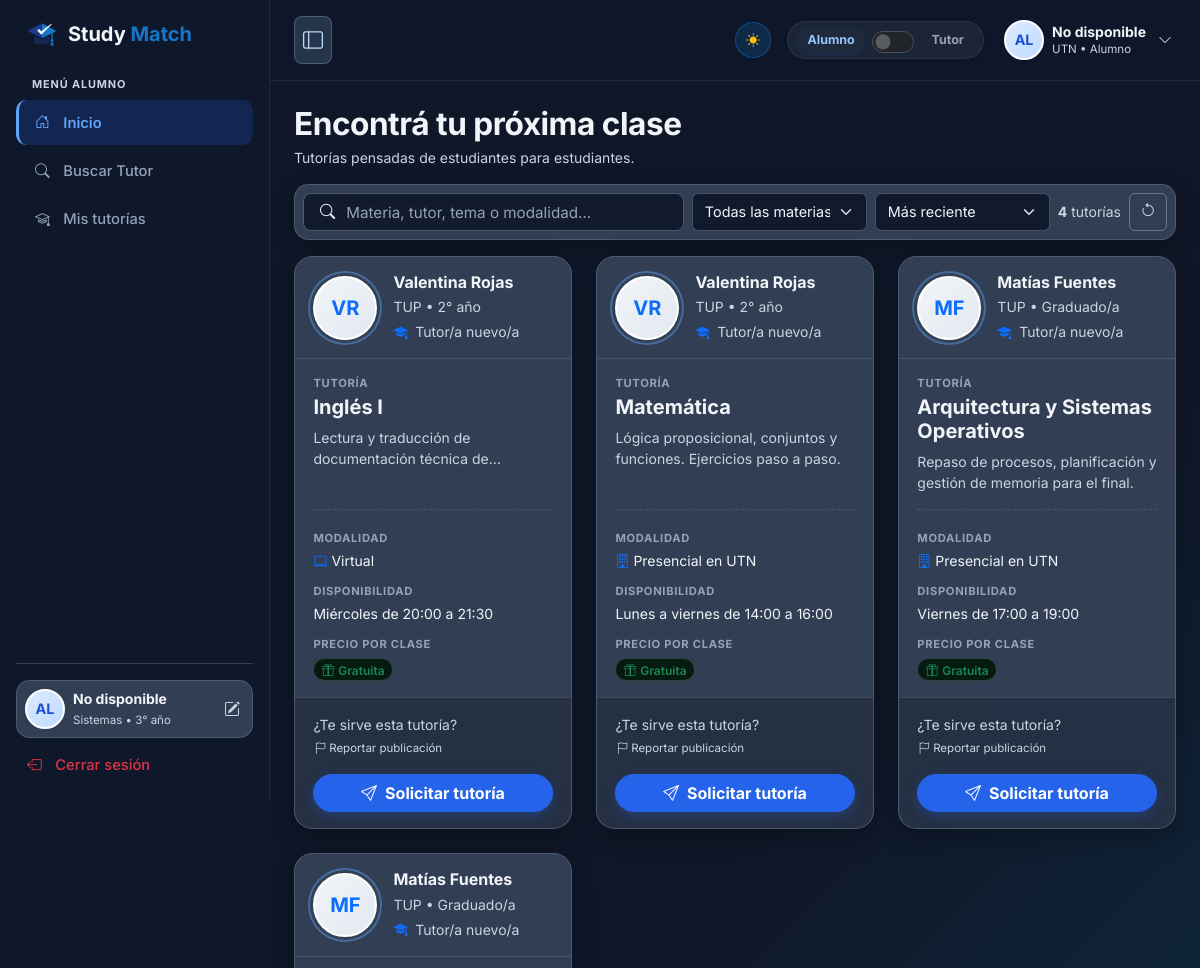
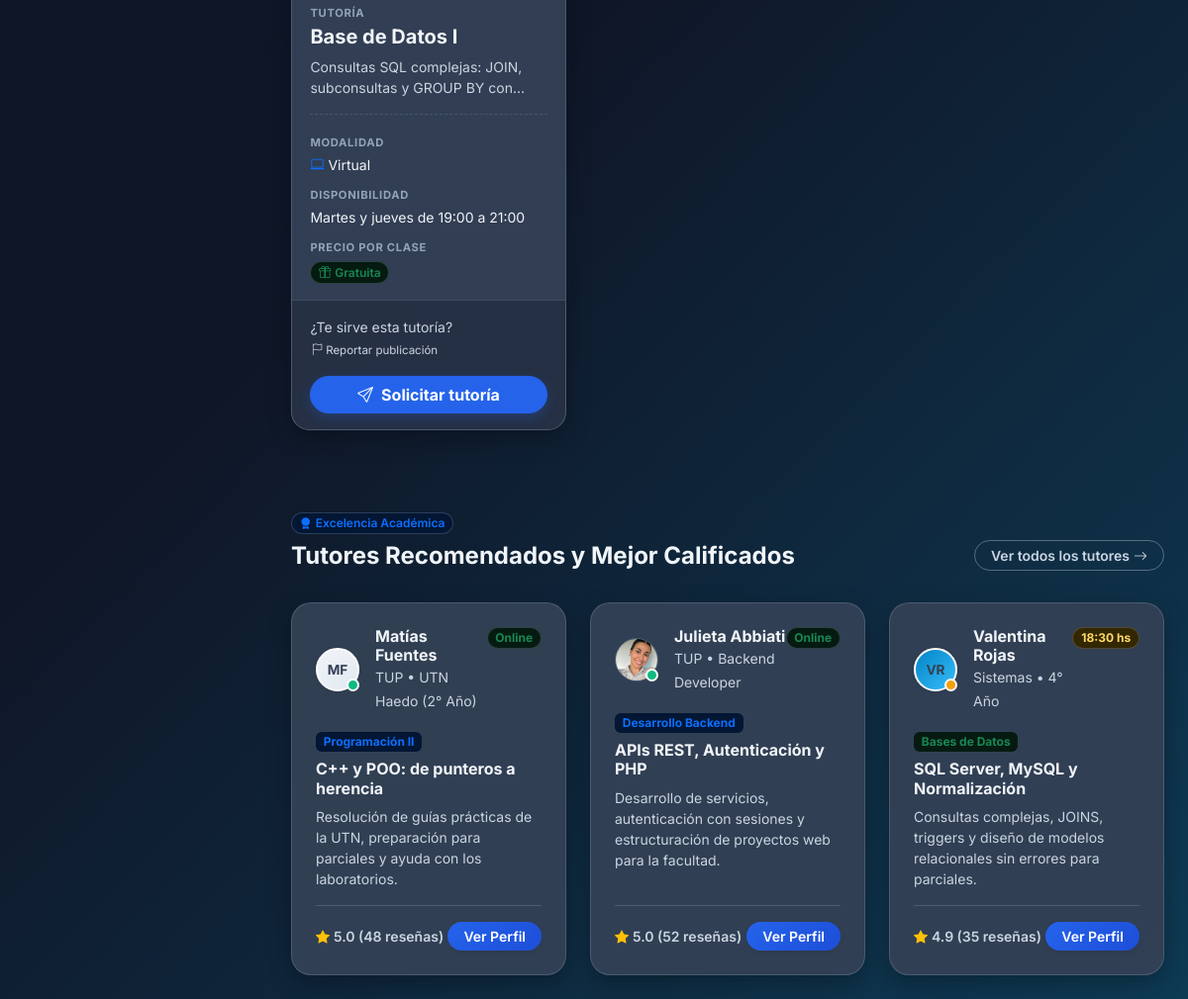
Screenshot of /index.php?r=dashboard (signed in) with the database file from the repository (2 pictures, top to bottom).
### tables this page shows
CREATE TABLE oferta_tutoria (
    id_tutoria INT UNSIGNED NOT NULL AUTO_INCREMENT,
    id_tutor INT UNSIGNED NOT NULL,
    id_materia INT UNSIGNED NOT NULL,
    disponibilidad TEXT NOT NULL,
    modalidad ENUM('Virtual', 'Presencial en UTN', 'Hibrido') NOT NULL,
    descripcion TEXT NOT NULL,
    precio DECIMAL(10,2) NOT NULL DEFAULT 0.00,
    medios_pago SET('efectivo', 'transferencia', 'mercado_pago') NULL,
    estado ENUM('activa', 'pausada') NOT NULL DEFAULT 'activa',
    fecha_publicacion DATETIME NOT NULL DEFAULT CURRENT_TIMESTAMP,
    PRIMARY KEY (id_tutoria),
    KEY idx_oferta_estado_fecha (estado, fecha_publicacion),
    CONSTRAINT chk_oferta_precio CHECK (precio >= 0),
    CONSTRAINT fk_tutorias_tutor FOREIGN KEY (id_tutor)
        REFERENCES usuarios (id_usuario) ON UPDATE CASCADE ON DELETE CASCADE,
    CONSTRAINT fk_tutorias_materia FOREIGN KEY (id_materia)
        REFERENCES materia (id_materia) ON UPDATE CASCADE ON DELETE RESTRICT
);

CREATE TABLE usuarios (
    id_usuario INT UNSIGNED NOT NULL AUTO_INCREMENT,
    nombre_usuario VARCHAR(100) NOT NULL,
    password_usuario VARCHAR(255) NOT NULL,
    correo_usuario VARCHAR(100) NOT NULL,
    fecha_registro DATETIME NOT NULL DEFAULT CURRENT_TIMESTAMP,
    estado_usuario ENUM('activo', 'inactivo') NOT NULL DEFAULT 'activo',
    rol_usuario ENUM('usuario', 'admin') NOT NULL DEFAULT 'usuario',
    carrera_usuario VARCHAR(50) NULL,  
    anio_cursada_usuario ENUM('1ro', '2do', '3ro', '4to', '5to', 'graduado') NULL,
    foto_usuario VARCHAR(255) NULL,                  
    PRIMARY KEY (id_usuario),
    UNIQUE KEY uq_usuarios_correo (correo_usuario)
);

CREATE TABLE materia (
    id_materia INT UNSIGNED NOT NULL AUTO_INCREMENT,
    id_carrera INT UNSIGNED NOT NULL,
    nombre VARCHAR(255) NOT NULL,
    anio_carrera TINYINT UNSIGNED NULL,             
    descripcion TEXT NULL,
    PRIMARY KEY (id_materia),
    UNIQUE KEY uq_materia_carrera_nombre (id_carrera, nombre),
    CONSTRAINT chk_materia_anio CHECK (anio_carrera IS NULL OR anio_carrera BETWEEN 1 AND 6),
    CONSTRAINT fk_materia_carrera FOREIGN KEY (id_carrera)
        REFERENCES carreras (id_carrera) ON UPDATE CASCADE ON DELETE RESTRICT
);

### app/views/partials/oferta-tutoria-card.php (the view, shortened to what the rows shown need)
<?php
$anios = [
    '1ro' => '1° año', '2do' => '2° año', '3ro' => '3° año',
    '4to' => '4° año', '5to' => '5° año', 'graduado' => 'Graduado/a',
];
$perfilTutor = [];
if (!empty($oferta['tutor_carrera'])) {
    $perfilTutor[] = $oferta['tutor_carrera'];
}
if (!empty($oferta['tutor_anio']) && isset($anios[$oferta['tutor_anio']])) {
    $perfilTutor[] = $anios[$oferta['tutor_anio']];
}
$tutoriasDadas = (int) $oferta['tutorias_dadas'];
$precio = (float) $oferta['precio'];
$esGratuita = $precio <= 0;
$textoBusqueda = mb_strtolower(implode(' ', [
    $oferta['tutor'], $oferta['materia'], $oferta['descripcion'], $oferta['tutor_carrera'],
    Vista::modalidad($oferta['modalidad']), $oferta['disponibilidad'], $esGratuita ? 'gratuita gratis' : '',
]), 'UTF-8');
?>
<div class="col buscador-item<?= isset($posicion, $ofertasVisibles) && $posicion >= $ofertasVisibles ? ' d-none' : '' ?>"
     data-materias="<?= (int) $oferta['id_materia'] ?>"
     data-orden="<?= isset($posicion) ? (int) $posicion : 0 ?>"
     data-busqueda="<?= Vista::e($textoBusqueda) ?>">
  <article class="public-room-card oferta-card h-100 d-flex flex-column">
    <header class="oferta-card-tutor d-flex align-items-center gap-3">
      <?= Vista::avatar($oferta['tutor'], $oferta['tutor_foto'], 'avatar-circle avatar-oferta bg-primary-subtle text-primary') ?>
      <div class="min-w-0 flex-grow-1">
        <h3 class="h6 fw-bold text-dark mb-1 text-truncate"><?= Vista::e($oferta['tutor']) ?></h3>
        <?php if (!empty($perfilTutor)): ?>
          <p class="small text-secondary mb-1 text-truncate"><?= Vista::e(implode(' • ', $perfilTutor)) ?></p>
        <?php endif; ?>
        <p class="small text-secondary mb-0">
          <i class="bi bi-mortarboard-fill text-primary me-1"></i>
          <?php if ($tutoriasDadas > 0): ?>
            <?= $tutoriasDadas ?> <?= $tutoriasDadas === 1 ? 'tutoría dada' : 'tutorías dadas' ?>
          <?php else: ?>
            Tutor/a nuevo/a
          <?php endif; ?>
        </p>
      </div>
    </header>
    <section class="oferta-card-oferta flex-grow-1 d-flex flex-column">
      <span class="oferta-card-label">Tutoría</span>
      <h4 class="h5 fw-bold text-dark mb-2"><?= Vista::e($oferta['materia']) ?></h4>
      <p class="text-secondary small lh-base mb-3 oferta-descripcion"><?= Vista::e($oferta['descripcion']) ?></p>
      <dl class="oferta-card-datos mb-0 mt-auto">
        <div>
          <dt class="oferta-card-label">Modalidad</dt>
          <dd class="mb-0 small text-dark">
            <i class="bi <?= Vista::e(Vista::iconoModalidad($oferta['modalidad'])) ?> text-primary me-1"></i><?= Vista::e(Vista::modalidad($oferta['modalidad'])) ?>
          </dd>
        </div>
        <div>
          <dt class="oferta-card-label">Disponibilidad</dt>
          <dd class="mb-0 small text-dark"><?= Vista::e($oferta['disponibilidad']) ?></dd>
        </div>
        <div>
          <dt class="oferta-card-label">Precio por clase</dt>
          <dd class="mb-0">
            <?php if ($esGratuita): ?>
              <span class="badge bg-success-subtle text-success border border-success-subtle rounded-pill fw-semibold"><i class="bi bi-gift me-1"></i>Gratuita</span>
            <?php endif; ?>
          </dd>
        </div>
      </dl>
    </section>
    <footer class="oferta-card-solicitud d-flex align-items-center justify-content-between gap-3 flex-wrap">
      <div class="d-flex flex-column">
        <span class="small text-secondary">¿Te sirve esta tutoría?</span>
        <button type="button"
                class="btn btn-link text-muted p-0 text-decoration-none text-start small mt-1"
                style="font-size: 0.72rem;"
                onclick="abrirModalReporte('tutoria', <?= (int) $oferta['id_tutoria'] ?>, '<?= Vista::e(addslashes($oferta['materia'] . ' · ' . $oferta['tutor'])) ?>')">
          <i class="bi bi-flag"></i> Reportar publicación
        </button>
      </div>
      <button type="button" class="btn btn-discord rounded-pill fw-bold px-4 d-inline-flex align-items-center justify-content-center gap-2 oferta-card-accion"
              data-bs-toggle="modal" data-bs-target="#modalSolicitarTutoria"
              data-id-oferta="<?= (int) $oferta['id_tutoria'] ?>"
              data-materia="<?= Vista::e($oferta['materia']) ?>"
              data-tutor="<?= Vista::e($oferta['tutor']) ?>"
              data-descripcion="<?= Vista::e($oferta['descripcion']) ?>">
        <i class="bi bi-send"></i> Solicitar tutoría
      </button>
    </footer>
  </article>
</div>

### app/views/dashboard/dashboard.php (shortened to what the rows shown need)
<!DOCTYPE html>
<html lang="es">
<head>
  <link href="https://cdn.jsdelivr.net/npm/bootstrap@5.3.3/dist/css/bootstrap.min.css" rel="stylesheet">
  <link rel="stylesheet" href="https://cdn.jsdelivr.net/npm/bootstrap-icons@1.11.3/font/bootstrap-icons.min.css">
  <link rel="stylesheet" href="public/css/dashboard.css?v=20261106_reportes">
</head>
<body class="dashboard-body" data-role="alumno">
  <div class="dashboard-main-wrapper">
    <main class="p-3 p-md-4 flex-grow-1 view-fade">
      <section id="salas-publicas" class="mb-5 pb-2">
        <div class="d-flex justify-content-between align-items-end mb-3 flex-wrap gap-3">
          <div>
            <h1 class="page-title fw-bold text-dark mb-1">Encontrá tu próxima clase</h1>
          </div>
        </div>
        <?php if ($errorOfertas): ?>
          <div class="public-room-card p-4 p-md-5 text-center">
            <i class="bi bi-exclamation-triangle fs-1 text-warning d-block mb-2"></i>
            <p class="text-secondary mb-0">No se pudieron cargar las tutorías. Intentá nuevamente más tarde.</p>
          </div>
        <?php else: ?>
          <div class="row row-cols-1 row-cols-md-2 row-cols-xl-3 g-4" id="salasPublicasGrid">
            <?php foreach ($ofertas as $posicion => $oferta): ?>
              <?php require APP_PATH . '/views/partials/oferta-tutoria-card.php'; ?>
            <?php endforeach; ?>
          </div>
        <?php endif; ?>
      </section>
      <section id="tutores-destacados">
        <div class="d-flex justify-content-between align-items-end section-heading-spacing flex-wrap gap-3">
          <div>
            <h2 class="h4 fw-bold text-dark mb-0">Tutores Recomendados y Mejor Calificados</h2>
          </div>
        </div>
      </section>
    </main>
  </div>
</body>
</html>

### app/core/Vista.php (shortened to what the rows shown need)
<?php
final class Vista
{
    public static function e($valor)
    {
        return htmlspecialchars((string) $valor, ENT_QUOTES, 'UTF-8');
    }
    public static function iniciales($nombre)
    {
        $partes = preg_split('/\s+/u', trim((string) $nombre), -1, PREG_SPLIT_NO_EMPTY);
        $letras = '';
        foreach (array_slice($partes, 0, 2) as $parte) {
            $letras .= mb_substr($parte, 0, 1, 'UTF-8');
        }
        return mb_strtoupper($letras !== '' ? $letras : '?', 'UTF-8');
    }
    public static function modalidad($modalidad)
    {
        $nombres = ['Virtual' => 'Virtual', 'Presencial en UTN' => 'Presencial en UTN', 'Hibrido' => 'Híbrido'];
        return isset($nombres[$modalidad]) ? $nombres[$modalidad] : (string) $modalidad;
    }
    public static function iconoModalidad($modalidad)
    {
        $iconos = ['Virtual' => 'bi-laptop', 'Presencial en UTN' => 'bi-building', 'Hibrido' => 'bi-arrow-left-right'];
        return isset($iconos[$modalidad]) ? $iconos[$modalidad] : 'bi-geo-alt';
    }
    public static function urlFoto($ruta)
    {
        if (!is_string($ruta)
            || !preg_match('~^public/(img/avatares|uploads/perfiles|uploads/usuarios/\d+)/[A-Za-z0-9_-]+\.(jpe?g|png|webp)$~', $ruta)) {
            return null;
        }
        return $ruta;
    }
    public static function avatar($nombre, $foto, $clases = 'avatar-circle bg-primary-subtle text-primary')
    {
        $url = self::urlFoto($foto);
        if ($url === null) {
            return '<div class="' . self::e($clases) . ' flex-shrink-0">' . self::e(self::iniciales($nombre)) . '</div>';
        }
        return '<div class="' . self::e($clases) . ' avatar-con-foto flex-shrink-0" role="img" aria-label="'
            . self::e('Foto de ' . $nombre) . '" style="background-image: url(\'' . self::e($url) . '\');"></div>';
    }
}

### rows the page displays
oferta_tutoria: id_tutor.nombre_usuario "VR", id_tutor.nombre_usuario "Valentina Rojas", perfilTutor "TUP • 2° año", id_materia.nombre "Inglés I", descripcion "Lectura y traducción de documentación técnica…", modalidad "Virtual", disponibilidad "Miércoles de 20:00 a 21:30", precio 0 (drawn)
oferta_tutoria: id_tutor.nombre_usuario "VR", id_tutor.nombre_usuario "Valentina Rojas", perfilTutor "TUP • 2° año", id_materia.nombre "Matemática", descripcion "Lógica proposicional, conjuntos y funciones. Ejercicios paso a paso.", modalidad "Presencial en UTN", disponibilidad "Lunes a viernes de 14:00 a 16:00", precio 0 (drawn)
oferta_tutoria: id_tutor.nombre_usuario "MF", id_tutor.nombre_usuario "Matías Fuentes", perfilTutor "TUP • Graduado/a", id_materia.nombre "Arquitectura y Sistemas Operativos", descripcion "Repaso de procesos, planificación y gestión de memoria para el final.", modalidad "Presencial en UTN", disponibilidad "Viernes de 17:00 a 19:00", precio 0 (drawn)
oferta_tutoria: id_tutor.nombre_usuario "MF", id_tutor.nombre_usuario "Matías Fuentes", perfilTutor "TUP • Graduado/a", id_materia.nombre "Base de Datos I", descripcion "Consultas SQL complejas: JOIN, subconsultas y GROUP BY…", modalidad "Virtual", disponibilidad "Martes y jueves de 19:00 a 21:00", precio 0 (drawn)

### other values shown
$buscador['total'] "4"
Vista::e($buscador['unidad']) "tutorías"
